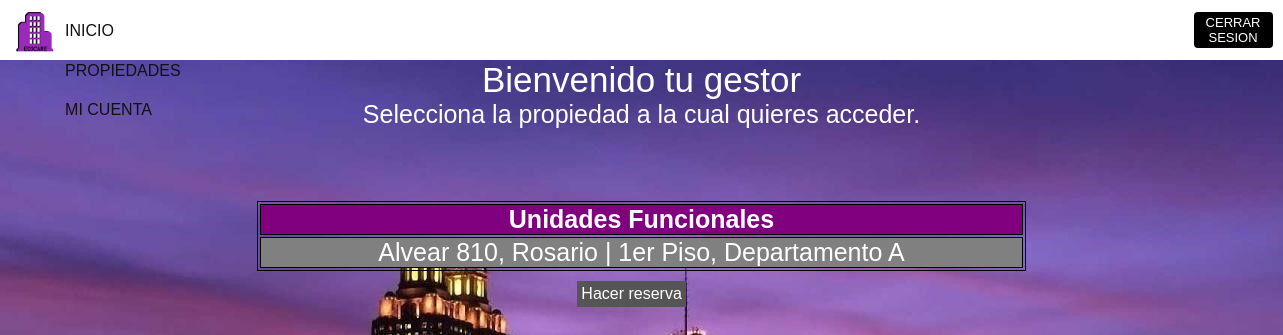
/loginEdicare/userMainPage.php (signed in), run on the app's committed database.
### tables this page shows
CREATE TABLE `unidadesfuncionales` (
  `idUnidad` int(11) NOT NULL,
  `Descripcion` tinytext NOT NULL,
  `idEdificio` int(11) NOT NULL,
  `idUsuario` int(11) DEFAULT NULL
);

CREATE TABLE `edificios` (
  `idEdificio` int(11) NOT NULL,
  `Direccion` tinytext NOT NULL,
  `Ciudad` tinytext NOT NULL,
  `idAdmin` int(11) DEFAULT NULL
);

### loginEdicare/userMainPage.php (the view)
<?php
	require "header.php";
?>
<?php
	if(isset($_SESSION['id'])){
		echo '<p class="login-titulo">Bienvenido tu gestor</p><p class="login-subtitulo">Selecciona la propiedad a la cual quieres acceder.</p>
			<br></br>
			<br></br>
  			<table class = datosUser>
  			<tr>
   			<th>Unidades Funcionales</th></tr>';
   		$user = mysqli_real_escape_string($conn,$_SESSION['id']);
		$result = mysqli_query($conn,"SELECT unidadesfuncionales.idUsuario, unidadesfuncionales.Descripcion, edificios.idEdificio, edificios.Direccion, edificios.Ciudad FROM  unidadesfuncionales, edificios WHERE '$user' = unidadesfuncionales.idUsuario AND edificios.idEdificio = unidadesfuncionales.idEdificio");
		while($fila = mysqli_fetch_array($result)){
		    echo '<tr><td>'.$fila['Direccion'].', '.$fila['Ciudad'].' | '.$fila['Descripcion'].'</td></tr>';
			}
			 echo '</table>';
			 echo '<a href="./reserva.php" class="hacer-reserva">Hacer reserva</a>';
	}
	else{
		echo '<div class="wrongPage">
			<p>Debes iniciar sesion para acceder a esta pagina.</p>
			</div>';
	}
 ?>

### loginEdicare/style.css (style rules this page uses)
* { margin: 0; padding: 0; text-decoration: none; }
body { background-color: purple; background-image: url("img/backgr.jpg"); }
.login-titulo { text-align: center; font-size: 35px; font-family: arial; color: white; background-color: transparent; }
.login-subtitulo { text-align: center; font-size: 25px; font-family: arial; color: white; background-color: transparent; }
.datosUser { margin-left: 20%; text-align: center; font-size: 25px; font-family: arial; color: white; width: 60%; align-content: center }
table, th, td { border: 1px solid black; }
th { background-color: purple; }
td { background-color: gray; }
.hacer-reserva { background-color: #555555; border: none; color: white; padding: 4px 4px; margin-left: 45%; margin-top: 10px; font-family: arial; text-align: center; text-decoration: none; display: inline-block; font-size: 16px; }

### data on the page
unidadesfuncionales: idEdificio.Direccion "Alvear 810", idEdificio.Ciudad "Rosario", Descripcion "1er Piso, Departamento A"
